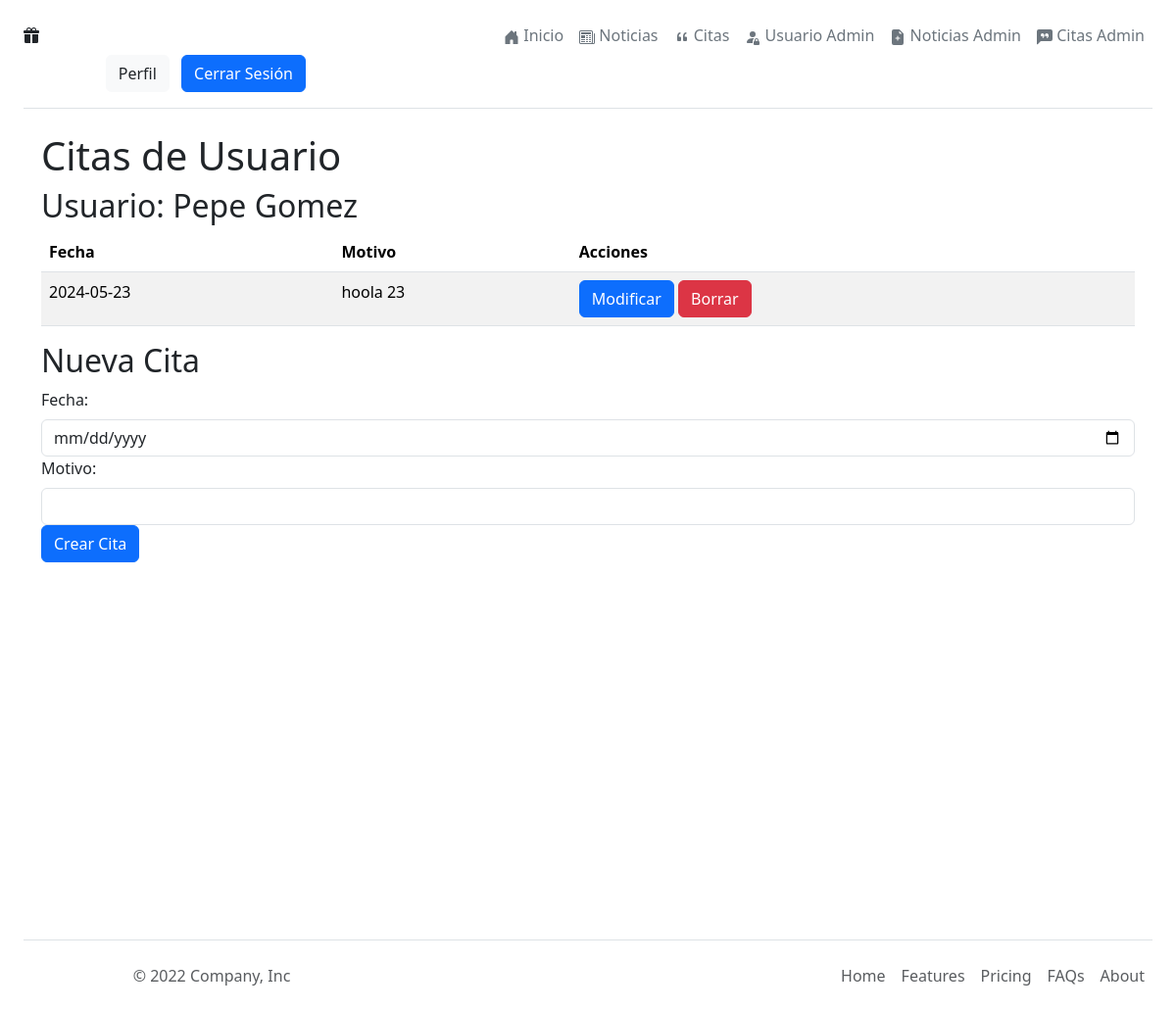
The page /index.php?controller=Citas&action=getCitasAdminidUsuario&id=2 (signed in) on the database its author committed.
### tables this page shows
CREATE TABLE `users_data` (
  `idUser` int(11) NOT NULL,
  `nombre` varchar(255) NOT NULL,
  `apellidos` varchar(255) NOT NULL,
  `email` varchar(255) NOT NULL,
  `telefono` varchar(20) NOT NULL,
  `fecha_nacimiento` date NOT NULL,
  `direccion` text DEFAULT NULL,
  `sexo` enum('Masculino','Femenino','Otro') NOT NULL
);

CREATE TABLE `citas` (
  `idCita` int(11) NOT NULL,
  `idUser` int(11) NOT NULL,
  `fecha_cita` date NOT NULL,
  `motivo_cita` text DEFAULT NULL
);

### controllers/CitasController.php (called while the page is built, shortened)
<?php
require_once 'models/CitasModel.php';
require_once 'models/UserDataModel.php';
class CitasController
{
    public function getCitasAdminidUsuario($id = null)
    {
        if (isset($_GET['id'])) {
            $idUser = $_GET['id'];
            $usuariosModel = new UserDataModel();
            $usuarios = $usuariosModel->obtenerUsuarioById($idUser);
            $citasModel = new CitasModel();
            $citas = $citasModel->getCitasUsuario($idUser);
        } else if ($id !== null) {
            $idUser = $id;
            $usuariosModel = new UserDataModel();
            $usuarios = $usuariosModel->obtenerUsuarioById($idUser);
            $citasModel = new CitasModel();
            $citas = $citasModel->getCitasUsuario($idUser);
        } else {
            $citas = [];
        }
        include_once 'views/citas_usuario_administracion.php';
    }
}

### models/UserDataModel.php (called while the page is built, shortened)
<?php
require_once 'config.php';
class UserDataModel
{
    private $pdo;
    public function __construct()
    {
        global $pdo;
        $this->pdo = $pdo;
    }
    public function obtenerUsuarioById($id)
    {
        try {
            $query = "SELECT * FROM users_data WHERE idUser = :id";
            $statement = $this->pdo->prepare($query);
            $statement->execute(array(':id' => $id));
            return $statement->fetch(PDO::FETCH_ASSOC);
        } catch (PDOException $e) {
            $this->handleDatabaseError("Error al obtener usuario por ID", $e);
            return false;
        }
    }
}

### models/CitasModel.php (called while the page is built, shortened)
<?php
require_once 'config.php';
class CitasModel
{
    private $pdo;
    public function __construct()
    {
        global $pdo;
        $this->pdo = $pdo;
    }
    public function getCitasUsuario($idUsuario)
    {
        try {
            $query = "SELECT * FROM citas WHERE idUser = :idUsuario";
            $statement = $this->pdo->prepare($query);
            $statement->execute(array(':idUsuario' => $idUsuario));
            return $statement->fetchAll(PDO::FETCH_ASSOC);
        } catch (PDOException $e) {
            $this->handleDatabaseError("Error al obtener las citas del usuario", $e);
            return false;
        }
    }
}

### views/citas_usuario_administracion.php (the view, shortened to what this page needs)
<!DOCTYPE html>
<html lang="es">
<head>
    <link rel="stylesheet" href="../css/styles.css">
    <link href="https://cdn.jsdelivr.net/npm/bootstrap@5.3.3/dist/css/bootstrap.min.css" rel="stylesheet">
</head>
<?php include_once './Includes/header.php'; ?>
<div class="container">
    <h1>Citas de Usuario</h1>
    <h2>Usuario: <?php echo $usuarios["nombre"]." ".$usuarios["apellidos"]; ?></h2>
    <table class="table table-striped">
        <thead>
            <tr>
                <th>Fecha</th>
                <th>Motivo</th>
                <th>Acciones</th>
            </tr>
        </thead>
        <tbody>
            <?php foreach ($citas as $cita) : ?>
                <tr>
                    <td><?php echo $cita['fecha_cita']; ?></td>
                    <td><?php echo $cita['motivo_cita']; ?></td>
                    <td>
                        <a class="btn btn-primary" href="index.php?controller=citas&action=formulario&idCita=<?php echo $cita['idCita']; ?>&fecha=<?php echo $cita['fecha_cita']; ?>&motivo=<?php echo $cita['motivo_cita']; ?>&id=<?php echo $idUser ?>&admin=TRUE">Modificar</a>
                        <a class="btn btn-danger" href="index.php?controller=citas&action=borrar&idCita=<?php echo $cita['idCita']; ?>&user=<?php echo $idUser; ?>">Borrar</a>
                    </td>
                </tr>
            <?php endforeach; ?>
        </tbody>
    </table>
    <h2>Nueva Cita</h2>
    <form action="index.php?controller=citas&action=crearCita" method="post">
        <label for="fecha" class="form-label">Fecha:</label>
        <input type="date" class="form-control" name="fecha"  id="fecha" required>
        <label for="motivo" class="form-label">Motivo:</label>
        <input type="text" class="form-control" name="motivo" id="motivo" required>
        <input type="submit" class="btn btn-primary" value="Crear Cita">
    </form>
</div>
<?php include_once './Includes/footer.php'; ?>
</body>
</html>

### css/styles.css (style rules this page uses)
body, html { height: 100%; margin: 0; }
.container { display: flex; flex-direction: column; min-height: 100vh; }

### rows shown on the page
users_data: nombre "Pepe", apellidos "Gomez"
citas: fecha_cita "2024-05-23", motivo_cita "hoola 23"
